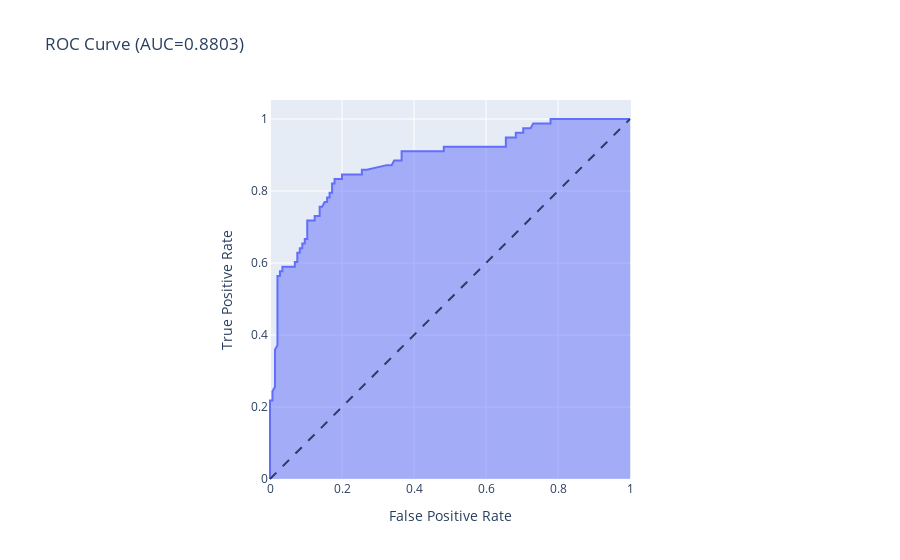

The cell this chart's notebook holds for it:
### Code cell
fpr, tpr, thresholds = metrics.roc_curve(y_test, y_pred_prob)

fig = make_subplots(rows=1, cols=2)

fig = px.area(
    x=fpr, y=tpr,
    title=f'ROC Curve (AUC={metrics.auc(fpr, tpr):.4f})',
    labels=dict(x='False Positive Rate', y='True Positive Rate'),
)

fig.add_shape(
    type='line', line=dict(dash='dash'),
    x0=0, x1=1, y0=0, y1=1
)

fig.update_yaxes(scaleanchor="x", scaleratio=1)
fig.update_xaxes(constrain='domain')
fig.show()

### Figure 1 — Plotly figure (JSON) as saved in the notebook; plotly's stock layout.template omitted (floating-point values rounded to 4 significant figures)
{"data": [{"fillpattern": {"shape": ""}, "hovertemplate": "False Positive Rate=%{x}<br>True Positive Rate=%{y}<extra></extra>", "legendgroup": "", "line": {"color": "#636efa"}, "marker": {"symbol": "circle"}, "mode": "lines", "name": "", "orientation": "v", "showlegend": false, "stackgroup": "1", "type": "scatter", "x": [0, 0, 0, 0, 0, 0.006897, 0.006897, 0.01379, 0.01379, 0.01379, 0.01379, 0.02069, 0.02069, 0.02069, 0.02069, 0.02069, 0.02069, 0.02759, 0.02759, 0.03448, 0.03448, 0.06897, 0.06897, 0.07586, 0.07586, 0.08276, 0.08276, 0.08966, 0.08966, 0.09655, 0.09655, 0.1034, 0.1034, 0.1172, 0.1241, 0.1241, 0.1379, 0.1379, 0.1448, 0.1517, 0.1586, 0.1586, 0.1655, 0.1655, 0.1724, 0.1724, 0.1793, 0.1793, 0.2, 0.2, 0.2138, 0.2414, 0.2552, 0.2552, 0.269, 0.3241, 0.3379, 0.3448, 0.3655, 0.3655, 0.4207, 0.4345, 0.469, 0.4828, 0.4828, 0.4966, 0.5103, 0.531, 0.5724, 0.6138, 0.6345, 0.6552, 0.6552, 0.6828, 0.6828, 0.7034, 0.7034, 0.7241, 0.731, 0.7448, 0.7655, 0.7793, 0.7793, 0.7862, 0.8069, 0.8207, 0.869, 0.8828, 0.8897, 0.9241, 0.9379, 0.9517, 0.9724, 0.9862, 1], "xaxis": "x", "y": [0, 0.01282, 0.1154, 0.141, 0.2179, 0.2179, 0.2436, 0.2564, 0.2821, 0.3077, 0.359, 0.3718, 0.3974, 0.4231, 0.4359, 0.4744, 0.5641, 0.5641, 0.5769, 0.5769, 0.5897, 0.5897, 0.6026, 0.6026, 0.6282, 0.6282, 0.641, 0.641, 0.6538, 0.6538, 0.6667, 0.6667, 0.7179, 0.7179, 0.7179, 0.7308, 0.7308, 0.7564, 0.7564, 0.7692, 0.7692, 0.7821, 0.7821, 0.7949, 0.7949, 0.8205, 0.8205, 0.8333, 0.8333, 0.8462, 0.8462, 0.8462, 0.8462, 0.859, 0.859, 0.8718, 0.8718, 0.8846, 0.8846, 0.9103, 0.9103, 0.9103, 0.9103, 0.9103, 0.9231, 0.9231, 0.9231, 0.9231, 0.9231, 0.9231, 0.9231, 0.9231, 0.9487, 0.9487, 0.9615, 0.9615, 0.9744, 0.9744, 0.9872, 0.9872, 0.9872, 0.9872, 1, 1, 1, 1, 1, 1, 1, 1, 1, 1, 1, 1, 1], "yaxis": "y"}], "layout": {"legend": {"tracegroupgap": 0}, "shapes": [{"line": {"dash": "dash"}, "type": "line", "x0": 0, "x1": 1, "y0": 0, "y1": 1}], "title": {"text": "ROC Curve (AUC=0.8803)"}, "xaxis": {"anchor": "y", "constrain": "domain", "domain": [0, 1], "title": {"text": "False Positive Rate"}}, "yaxis": {"anchor": "x", "domain": [0, 1], "scaleanchor": "x", "scaleratio": 1, "title": {"text": "True Positive Rate"}}}}
